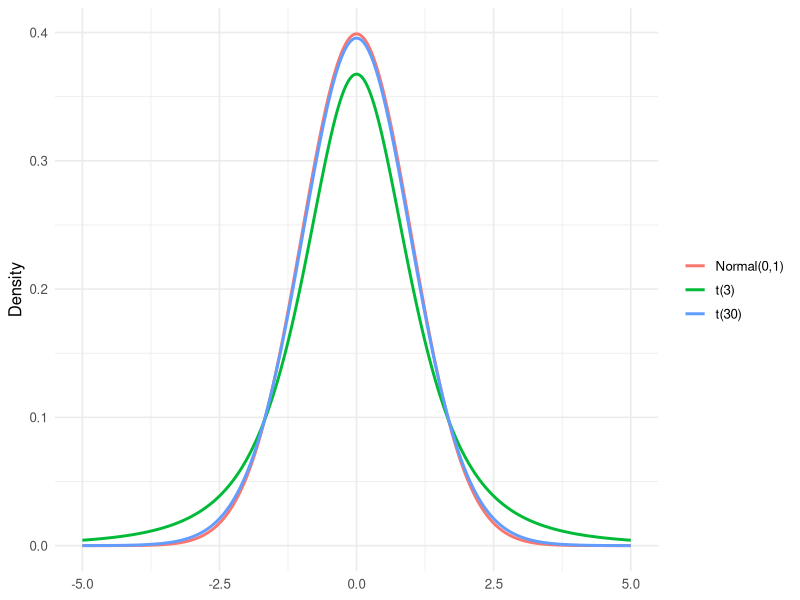
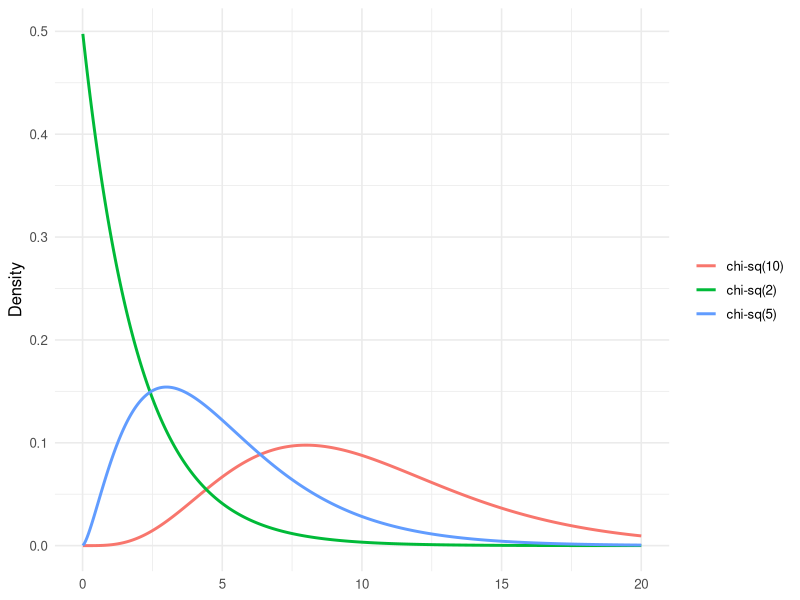
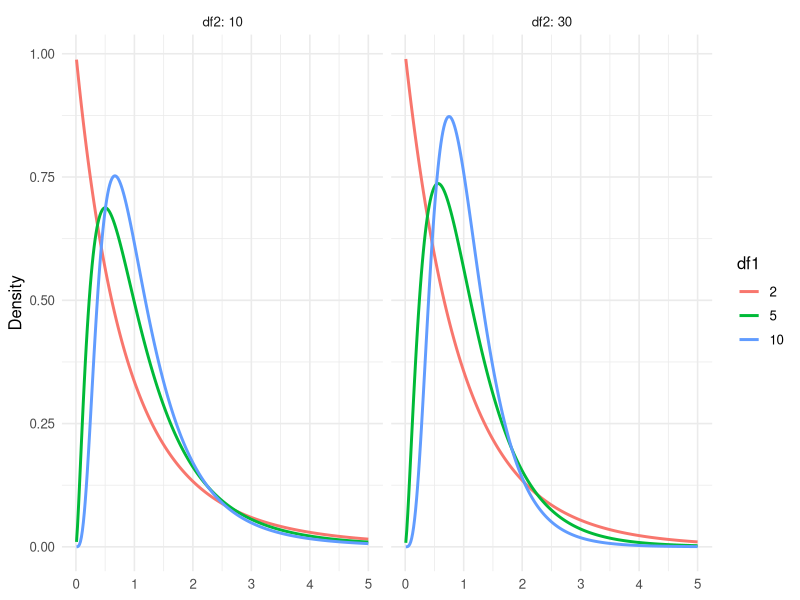
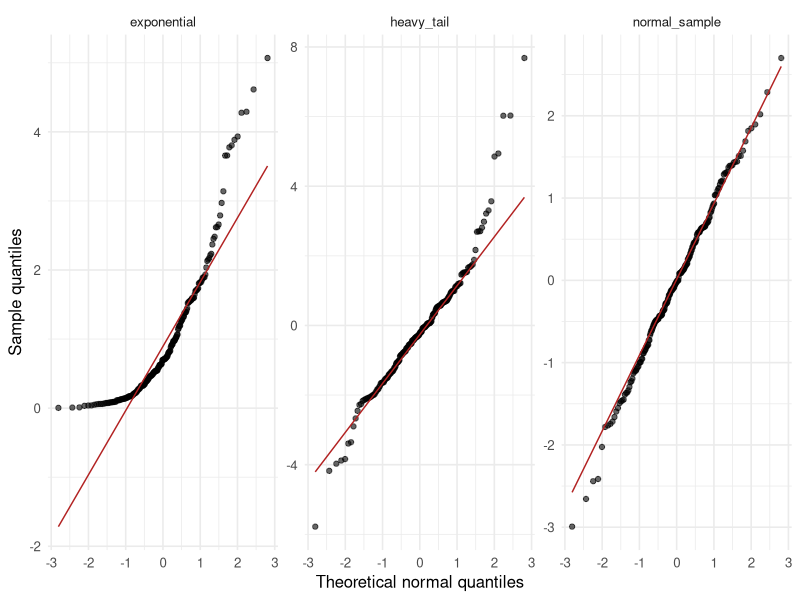

Generate these figures, in order, with R:
## ---- chunk 1
#| label: setup
library(tidyverse)
set.seed(42)
theme_set(theme_minimal(base_size = 12))
## ---- chunk 2
grid <- tibble(x = seq(-5, 5, length.out = 400))

densities <- bind_rows(
  grid |> mutate(density = dnorm(x),         dist = "Normal(0,1)"),
  grid |> mutate(density = dt(x, df = 3),    dist = "t(3)"),
  grid |> mutate(density = dt(x, df = 30),   dist = "t(30)")
)
## ---- chunk 3
#| fig-width: 7
#| fig-height: 3.5
ggplot(densities, aes(x, density, colour = dist)) +
  geom_line(linewidth = 1) +
  labs(x = NULL, y = "Density", colour = NULL)
## ---- chunk 4
chi_grid <- tibble(x = seq(0.01, 20, length.out = 400))
chi <- bind_rows(
  chi_grid |> mutate(density = dchisq(x, df = 2), dist = "chi-sq(2)"),
  chi_grid |> mutate(density = dchisq(x, df = 5), dist = "chi-sq(5)"),
  chi_grid |> mutate(density = dchisq(x, df = 10), dist = "chi-sq(10)")
)
## ---- chunk 5
#| fig-width: 7
#| fig-height: 3.5
ggplot(chi, aes(x, density, colour = dist)) +
  geom_line(linewidth = 1) +
  labs(x = NULL, y = "Density", colour = NULL)
## ---- chunk 6
# Facet across df for the F distribution.
f_grid <- expand_grid(
  x  = seq(0.01, 5, length.out = 300),
  df1 = c(2, 5, 10),
  df2 = c(10, 30)
) |>
  mutate(density = df(x, df1, df2))
## ---- chunk 7
#| fig-width: 7
#| fig-height: 4
f_grid |>
  ggplot(aes(x, density, colour = factor(df1))) +
  geom_line(linewidth = 1) +
  facet_wrap(~ df2, labeller = label_both) +
  labs(x = NULL, y = "Density", colour = "df1")
## ---- chunk 8
n <- 200
samples <- tibble(
  normal_sample = rnorm(n),
  heavy_tail    = rt(n, df = 3),
  exponential   = rexp(n, rate = 1)
)
## ---- chunk 9
#| fig-width: 8
#| fig-height: 3.5
samples |>
  pivot_longer(everything(), names_to = "sample", values_to = "value") |>
  ggplot(aes(sample = value)) +
  stat_qq(alpha = 0.6) +
  stat_qq_line(colour = "firebrick") +
  facet_wrap(~ sample, scales = "free") +
  labs(x = "Theoretical normal quantiles",
       y = "Sample quantiles")
## ---- chunk 10
sw_results <- samples |>
  pivot_longer(everything(), names_to = "sample", values_to = "value") |>
  group_by(sample) |>
  summarise(p = shapiro.test(value)$p.value, .groups = "drop")
sw_results
## ---- chunk 11
sessionInfo()
